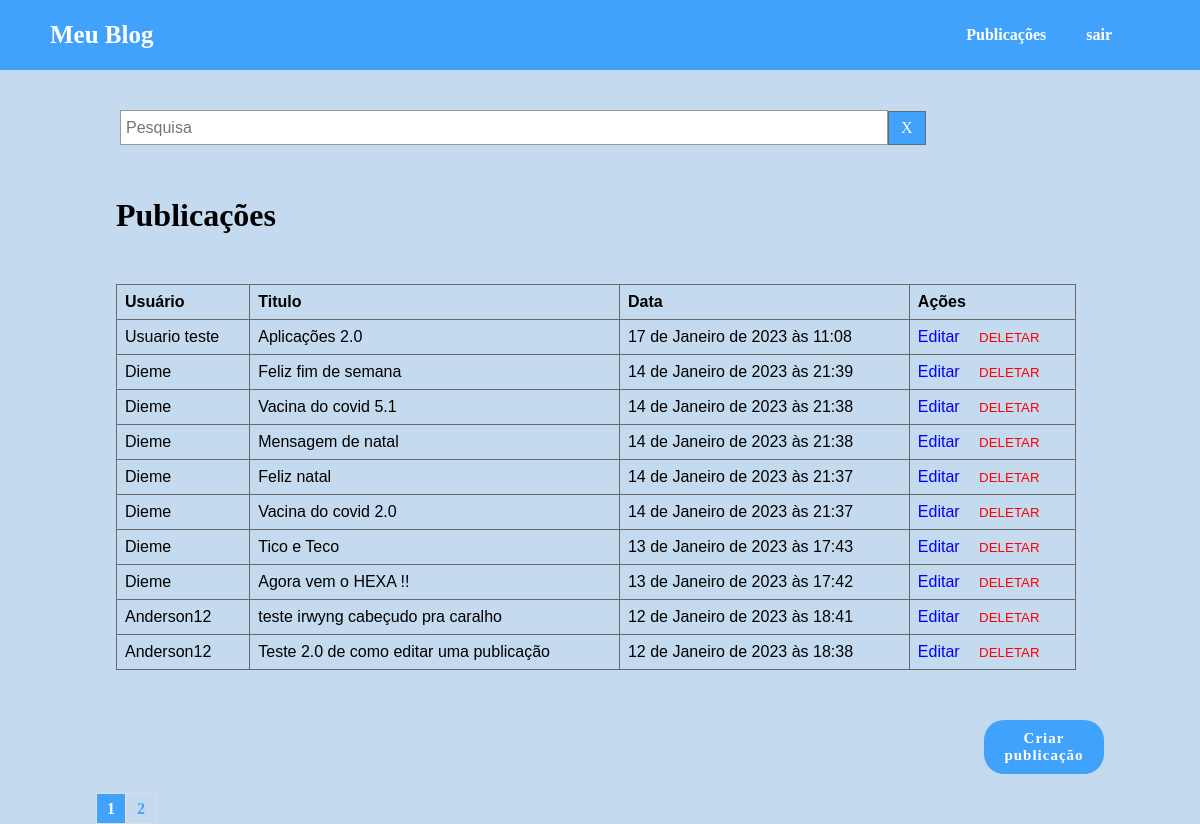
Screenshot of /post/ (signed in) with the database file from the repository.
### accounts/models.py (models this page shows, shortened)
class Post(models.Model):
    categoria = models.ForeignKey(Categoria, on_delete=models.CASCADE, related_name='categoria')
    autor = models.ForeignKey(Usuario, on_delete=models.CASCADE)
    titulo = models.CharField(max_length=255)
    publicacao = models.CharField(max_length=1000)
    date_create = models.DateTimeField(default=timezone.now)

class Usuario(models.Model):
    choices = [('AD', 'Administrador'), ('AU', 'Autor'),('CO', 'Comum')]
    nome_autor = models.CharField(max_length=100)
    sobrenome = models.CharField(max_length=100, blank=True)
    usuario = models.CharField(max_length=100)
    data_nascimento = models.DateField(blank=True, null=True)
    date_create = models.DateTimeField(default=timezone.now)
    senha = models.CharField(max_length=100)
    tipo = models.CharField(max_length=30, choices=choices, default='CO')
    def __str__(self):
        return self.nome_autor

### post/views.py (the view)
# urls.py: path('post/', include('post.urls')),
def post(request):
    usuario_id = request.session['usuario_id']
    usuario_name = request.session['usuario_name']
    usuario_tipo = request.session['usuario_tipo']
    post = Post.objects.order_by('-date_create')
    paginator = Paginator(post,10)
    page_number = request.GET.get('page')
    post = paginator.get_page(page_number)
    return render(request, 'post/post.html',{
        'posts': post,
        'usuario_id':usuario_id,
        'usuario_name':usuario_name,
        'usuario_tipo':usuario_tipo,
    })

### post/templates/post/post.html (shortened to what this page needs)
{% extends 'base.html' %}
{% block conteudo %}
<div class="box_search">
    <form action="{% url 'search' %}" method="GET">
        <input type="text" name="termo" id="termo" value="{{ request.GET.termo }}" placeholder="Pesquisa">
        <a href="{% url 'post' %}" title="Resetar Pesquisa">X</a>
    </form>
</div>
<div class="main_posts">
    <h1>Publicações</h1>
    <div class="post">
        <table>
            <thead>
                <th>Usuário</th>
                <th>Titulo</th>
                <th>Data</th>
                {% if usuario_tipo == 'AU' %}
                <th>Ações</th>
                {% endif %}
            </thead>
            {% for post in posts %}
            <tbody>
                <tr>
                    <td onclick="redirect('{{ post.id }}')">{{ post.autor }}</td>
                    <td onclick="redirect('{{ post.id }}')">{{ post.titulo }}</td>
                    <td onclick="redirect('{{ post.id }}')">{{ post.date_create }}</td>
                    {% if usuario_tipo == 'AU' %}
                    <td>
                        <a class="button_post_update" href="{% url 'post_update' post.id %}" title="Editar publicação">
                            Editar
                        </a>
                        <button class="button_post_delete" onclick="alert_delete('{{ post.id }}')">DELETAR</button>
                    </td>
                    {% endif %}
                </tr>
            </tbody>
            {% endfor %}
        </table>
    </div>
    {% if usuario_tipo == 'AU' %}
    <div class="button_categorias">
        <a class="button_confirm" href="{% url 'post_create' %}">Criar publicação</a>
    </div>
    {% endif %}
    <div class="footer_paginator">
        {% for pagina in posts.paginator.page_range %}
        {% if posts.number == pagina %}
        <div class="page_select">
            <a href="?page={{ pagina }}">{{ pagina }}</a>
        </div>
        {% else %}
        <div>
            <a href="?page={{ pagina }}">{{ pagina }}</a>
        </div>
        {% endif %}
        {% endfor %}
    </div>
</div>
{%endblock%}

### rows the page displays
Post: autor "Usuario teste", titulo "Aplicações 2.0", date_create "17 de Janeiro de 2023 às 11:08"
Post: autor "Dieme", titulo "Feliz fim de semana", date_create "14 de Janeiro de 2023 às 21:39"
Post: autor "Dieme", titulo "Vacina do covid 5.1", date_create "14 de Janeiro de 2023 às 21:38"
Post: autor "Dieme", titulo "Mensagem de natal", date_create "14 de Janeiro de 2023 às 21:38"
Post: autor "Dieme", titulo "Feliz natal", date_create "14 de Janeiro de 2023 às 21:37"
Post: autor "Dieme", titulo "Vacina do covid 2.0", date_create "14 de Janeiro de 2023 às 21:37"
Post: autor "Dieme", titulo "Tico e Teco", date_create "13 de Janeiro de 2023 às 17:43"
Post: autor "Dieme", titulo "Agora vem o HEXA !!", date_create "13 de Janeiro de 2023 às 17:42"
Post: autor "Anderson12", titulo "teste irwyng cabeçudo pra caralho", date_create "12 de Janeiro de 2023 às 18:41"
Post: autor "Anderson12", titulo "Teste 2.0 de como editar uma publicação", date_create "12 de Janeiro de 2023 às 18:38"

### other values shown
{{ pagina }} "1"
{{ pagina }} "2"
